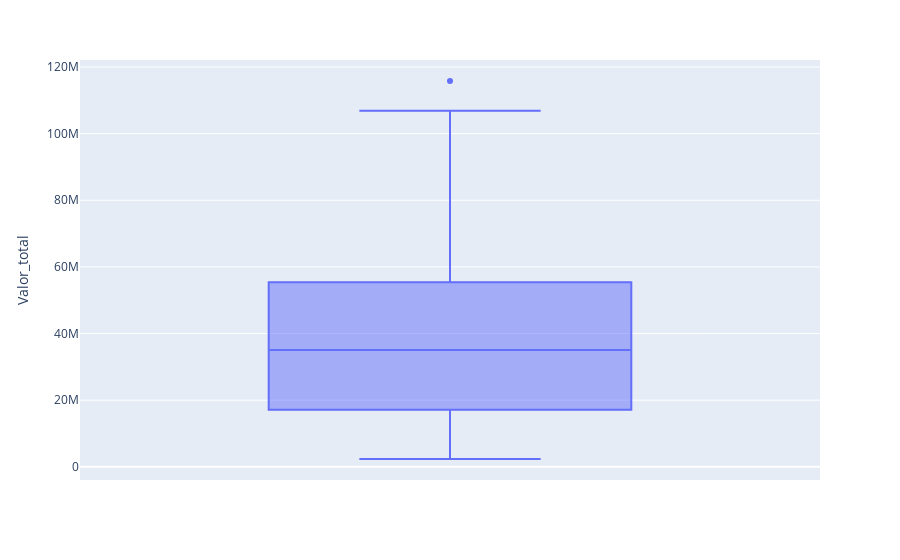

Notebook code cell kept with this figure:
### Code cell
boxplot = px.box(df, y="Valor_total")
boxplot.show()

### Figure 1 — Plotly figure (JSON) as saved in the notebook; plotly's stock layout.template omitted (floating-point values rounded to 4 significant figures; data arrays with more than 128 entries replaced by an {"elided": "..."} marker saying what was removed)
{"data": [{"alignmentgroup": "True", "hovertemplate": "Valor_total=%{y}<extra></extra>", "legendgroup": "", "marker": {"color": "#636efa"}, "name": "", "notched": false, "offsetgroup": "", "orientation": "v", "showlegend": false, "type": "box", "x0": " ", "xaxis": "x", "y": {"elided": "200 int values"}, "y0": " ", "yaxis": "y"}], "layout": {"boxmode": "group", "legend": {"tracegroupgap": 0}, "margin": {"t": 60}, "xaxis": {"anchor": "y", "domain": [0, 1]}, "yaxis": {"anchor": "x", "domain": [0, 1], "title": {"text": "Valor_total"}}}}
